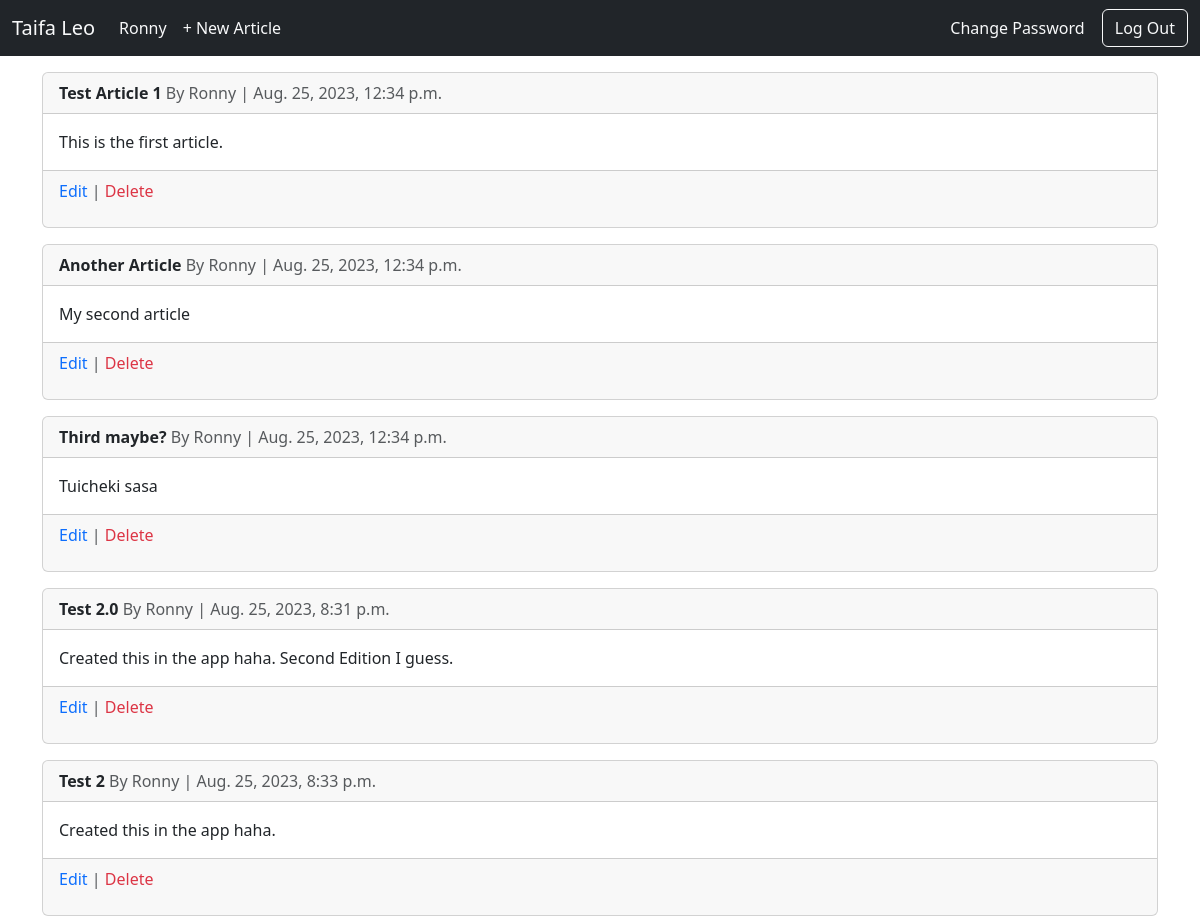
/articles/ (signed in), run on an earlier commit of the app's database.
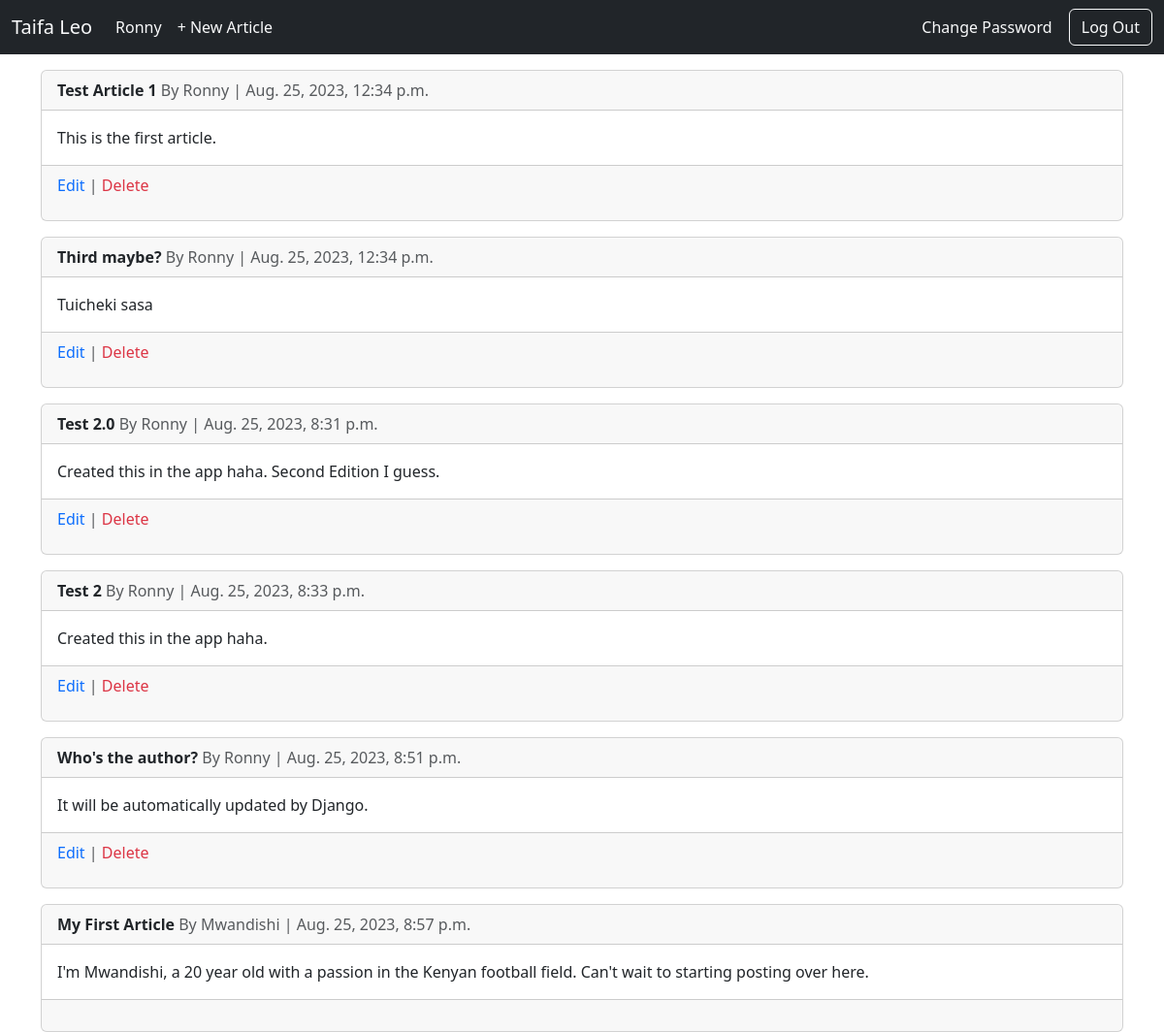
And on a later commit of the database.
### users/models.py (models this page shows)
class CustomUser(AbstractUser):
    age = models.PositiveIntegerField(null=True, blank=True)

### pages/models.py (models this page shows, shortened)
class Article(models.Model):
    title = models.CharField(max_length=255)
    author = models.ForeignKey(
        get_user_model(),
        on_delete=models.CASCADE
    )
    date = models.DateTimeField(auto_now_add=True)
    content = models.TextField()

### pages/views.py (the view)
# urls.py: path("articles/", ArticleListView.as_view(), name="article_list"),
class ArticleListView(LoginRequiredMixin, ListView):
    login_url = "login"
    model = Article
    template_name = "article_list.html"
    context_object_name = "articles"

### templates/article_list.html
{% extends 'base.html' %}
{% block content %}
{% for article in articles %}
<div class="card mt-3">
    <div class="card-header">
       <a href="{% url 'article_detail' article.pk %}" class="text-decoration-none text-dark">
            <strong >{{ article.title }}</strong>
        </a>
      <span class="text-muted">By {{ article.author }} | {{ article.date }}</span>
    </div>
    <div class="card-body">
      <p class="card-text">{{ article.content }}</p>
    </div>
    <div class="card-footer text-body-secondary">
      {% if user.is_authenticated and user == article.author %}
        <p>
            <a href="{% url 'article_edit' article.pk %}" class="text-primary text-decoration-none">Edit</a> |
            <a href="{% url 'article_delete' article.pk %}" class="text-danger text-decoration-none">Delete</a>
        </p>
      {% else %}
        <p>
        </p>
      {% endif %}
    </div>
  </div>
{% endfor %}
{% endblock %}

### templates/base.html (shortened to what this page needs)
{% load static %}
<!DOCTYPE html>
<html lang="en">
<head>
    <link href="https://cdn.jsdelivr.net/npm/bootstrap@5.3.1/dist/css/bootstrap.min.css" rel="stylesheet">
    <link rel="stylesheet" href="{% static 'styles.css' %}">
</head>
<body>
    <nav class=" navbar navbar-expand-lg bg-dark text-light text-light">
        <div class="container-fluid text-light">
          <a class="navbar-brand text-light" href="{% url 'article_list' %}">Taifa Leo</a>
          <div class="collapse navbar-collapse" id="navbarSupportedContent">
            {% if user.is_authenticated %}
            <ul class="navbar-nav me-auto mb-2 mb-lg-0">
              <li class="nav-item">
                <a class="nav-link active text-light" aria-current="page" href="#">{{ user.username }}</a>
              </li>
              <li class="nav-item">
                <a class="nav-link  text-light" aria-current="page" href="{% url 'article_new' %}">+ New Article</a>
              </li>
            </ul>
            <form>
              <button class="btn btn-white">
                <a href="" class="text-decoration-none text-light">Change Password</a>
              </button>
              <button class="btn btn-outline-light" type="submit">
                    <a href="{% url 'logout' %}" class="text-decoration-none text-light">Log Out</a>
               </button>
            </form>
            {% endif %}
          </div>
        </div>
      </nav>
    <div class="container">
        {% block content %}
        {% endblock %}
    </div>
</body>
</html>

### static/styles.css (style rules this page uses)
body { background-image: url("../static/imgs/brennan-burling-ay53qag90W8-unsplash.jpg"); background-size: cover; background-repeat: no-repeat; }

What changed in the data, as far as the page shows it:
removed Article: title "Another Article", author "Ronny", date "Aug. 25, 2023, 12:34 p.m.", content "My second article", shows "Edit"
added Article: title "Who's the author?", author "Ronny", date "Aug. 25, 2023, 8:51 p.m.", content "It will be automatically updated by Django.", shows "Edit"
added Article: title "My First Article", author "Mwandishi", date "Aug. 25, 2023, 8:57 p.m.", content "I'm Mwandishi, a 20 year old with a passion in the Kenyan football field. Can't wait to starting posting over here."
